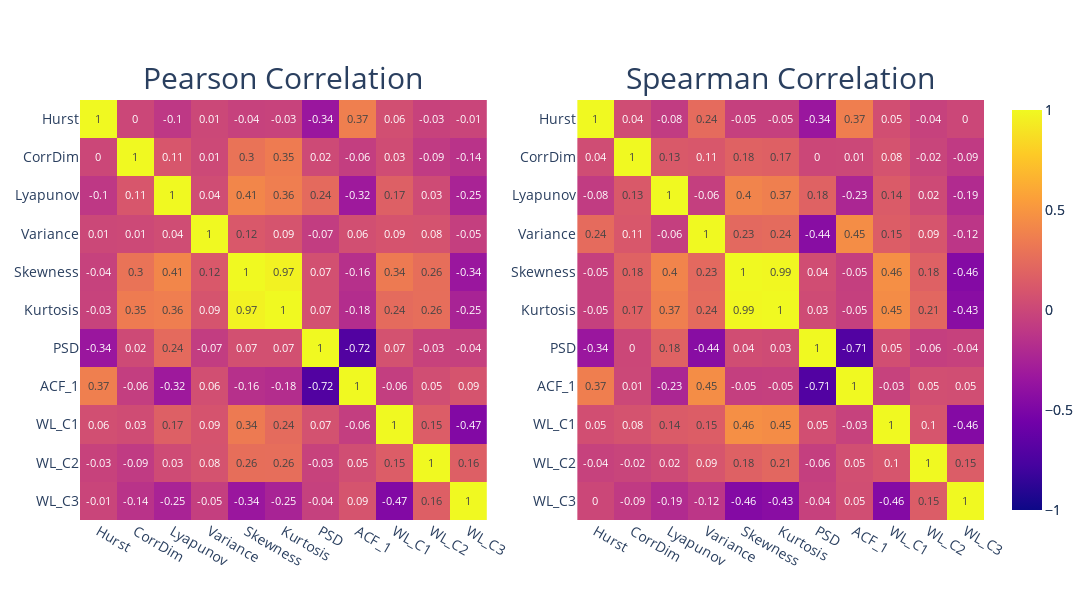

Notebook source saved alongside this figure:
### Code cell
fun.heatmap(data_with_tail[data_with_tail.columns[7:]])
